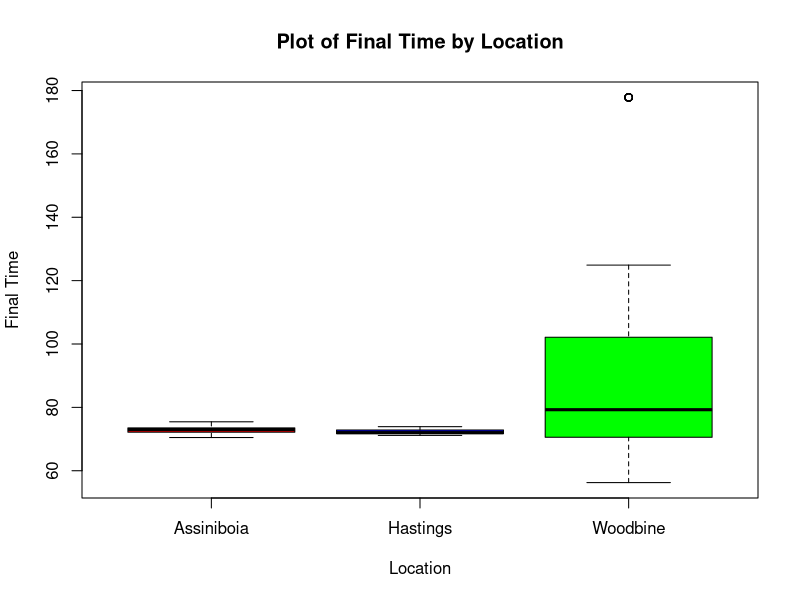

Generate this figure with R: (Note: this script raises an error after producing the figure.)

# Load the dataset
woodbine_data <- read.csv("HRN woodbine scraped data 2023-12-04.csv")

library(plyr)
library(tidyverse)
#Use ddply to summarize based on racecount and only display information that are 
#consistent per race
woodbine_race <- woodbine_data %>% ddply("racecount", summarize, 
                                         racecount = first(racecount),
                                         meet_location = first(meet_location),
                                         meet_wday = first(meet_wday),
                                         meet_mday = first(meet_mday),
                                         meet_year = first(meet_year),
                                         purse = first(purse),
                                         time_frac1 = first(time_frac1),
                                         time_frac2 = first(time_frac2),
                                         time_frac3 = first(time_frac3),
                                         time_frac4 = first(time_frac4),
                                         time_frac5 = first(time_frac5),
                                         time_final = first(time_final),
                                         track_length = first(track_length),
                                         track_type = first(track_type),
                                         race_class = first(race_class),
                                         dist_frac1 = first(dist_frac1),
                                         dist_frac2 = first(dist_frac2),
                                         dist_frac3 = first(dist_frac3),
                                         dist_frac4 = first(dist_frac4),
                                         dist_frac5 = first(dist_frac5))


# Display the first 3 rows of the new dataset
woodbine_race[1:3,]
##############################################################################################
#Average Race Final times
by(woodbine_race$time_final, woodbine_race$track_length, function(x) round(mean(x), 2)) %>% 
  knitr::kable(col.names = c("Track Length", "Mean Time"))
###############################################################################################
woodbine_data %>% mutate(rounded_odds = round(horse_odds_decimal)) %>% 
  ddply("rounded_odds", summarize,
        Mean_Time = round(mean(horse_place == 2, na.rm = TRUE), 3)) %>% 
  knitr::kable(col.names = c("Odds", "Probability"))

#######################################################################################
sample1 <- woodbine_race %>%
  filter(track_type != "All Weather Track" & track_length == "6F")

# Create sample2
sample2 <- woodbine_race %>%
  filter(track_type == "All Weather Track" & track_length == "6F")

# Perform t-test
t.test(sample1$time_final, sample2$time_final)

#There is no statistically significant difference in average finish times at the 0.05 level.

#############################################################################################################
#Read the Hastings and Assiniboia Race data
hastings_data <- read.csv("HRN hastings scraped data 2023-12-04.csv")
assiniboia_data <- read.csv("HRN assiniboia scraped data 2023-12-04.csv")
#Only use the final time for races where track length is 6F for all three locations
assiniboia_race <- assiniboia_data[assiniboia_data$track_length == "6F", "time_final"]
hastings_race <- hastings_data[hastings_data$track_length == "6F", "time_final"]
woodbine_race <- woodbine_data[woodbine_data$track_length == "6F", "time_final"]
#Create a list containing all three locations
all_data <- list(assiniboia_race, hastings_race, woodbine_race)
#Plot these finish times using a box plot
boxplot(all_data, col = c("red", "blue", "green"), main = "Plot of Final Time by Location",
        xlab = "Location", ylab = "Final Time", names = c("Assiniboia", "Hastings", "Woodbine"))
  #################################################################################
#Create a dataframe consisting of the name of horses and the number of wins
winning_horse <- woodbine_data[woodbine_data$horse_place == 1 
                               & !is.na(woodbine_data$horse_place),] %>% 
  ddply("horse_name",summarize, wins=length(racecount)) %>% 
  arrange(desc(wins))
#Top 5 winning horses need to be added into a table
head(winning_horse, 5) %>%
  knitr::kable(col.names = c("Horse", "Wins"))
#######################################################################################
#Create dataframe with horse information and new column with number of horses
modified_data <- woodbine_data[, c("racecount","horse_name","horse_place","purse")] %>%
  drop_na(horse_place)%>%
  group_by(racecount) %>%
  mutate(num_horses = sum(!horse_place %in% c(1, 2, 3)))

#Add new column (prizes) which calculates each horse's prize money
prizes <- modified_data %>%
  mutate(prize = ifelse(horse_place == 1, 0.6 * purse, 
                        ifelse(horse_place == 2, 0.2 * purse, 
                               ifelse(horse_place == 3, 0.1 * purse,
                                       0.1 * purse/num_horses))) ,)

#Calculate cumulative prizes for each horse and arrange in descending order
complete_prizes <- prizes %>% ddply("horse_name", summarize,Prize_Money = sum(prize)) %>% 
  arrange(desc(Prize_Money))
#Print 5 largest earned prizes in a table
head(complete_prices, 5) %>%
  knitr::kable(col.names = c("Horse", "Prize Money"))
######################################################################################


library(stringr)

convert_to_yards_regex <- function(distance_string) {
  match_result1 <- str_match(distance_string, "^(\\d+)([MF])$")
  match_result2 <- str_match(distance_string, "^(\\d+)\\s(\\d+)/(\\d+)([MF])$")
  match_result3 <- str_match(distance_string, "^(\\d+)([MF])\\s(\\d+)[Y]$")
  if (!is.na(match_result1[,1])) {
    numeric_value <- as.numeric(match_result1[, 2])
    unit <- as.character(match_result1[, 3])
    yards <- 0
  }
  else if (!is.na(match_result2[,1])) {
    # Handle the case with a space, a '/', and a second number
    numerator <- as.numeric(match_result2[, 3])
    denominator <- as.numeric(match_result2[, 4])
    numeric_value <- as.numeric(match_result2[, 2]) + (numerator / denominator)
    unit <- as.character(match_result2[, 5])
    yards <- 0
  }
  else if (!is.na(match_result3[,1])) {
    # Handle the case with a space, a '/', and a second number
    yards <- as.numeric(match_result3[, 4])
    numeric_value <- as.numeric(match_result3[, 2])
    unit <- as.character(match_result3[, 3])
  }
    
    if (unit == "F") {
      # Convert furlongs to yards (1 Furlong = 220 yards)
      return((numeric_value * 220) + yards)
    } 
    else if (unit == "M") {
      # Convert miles to yards (1 Mile = 1760 yards)
      return((numeric_value * 1760)+ yards)
    }
}


woodbine_tracks <- woodbine_data %>%
  rowwise() %>%
  mutate(track_length_yards = convert_to_yards_regex(track_length)) %>%
  ungroup()

woodbine_tracks_filtered <- woodbine_tracks%>%
  filter(!is.na(track_length_yards) & track_length_yards >= 990 & track_length_yards <= 2750)

plot <- ddply(woodbine_tracks_filtered, "track_length_yards",summarise,
               AvgTime = mean(time_frac2, na.rm=T))
cplot <- ggplot(data = plot, aes(x = track_length_yards, y = AvgTime)) +
  geom_line(color = "red", size = 1.5) +
  geom_point(shape = 17, color = "yellow", size = 2) +
  theme_minimal() +
  labs(title = "Broken Line Plot",
       x = "Length [Yards]",
       y = "Time Fraction 2")
print(cplot)
##################################################################################################
#Quadratic Model
model <- lm(AvgTime ~ poly(track_length_yards, degree = 2, raw = TRUE), data = plot)

cat("\n Coefficients:\n", coef(model),
    "\n Residual Standard Error: ", summary(model)$sigma, 
    "\n R-squared: ", summary(model)$r.squared, "\n")
#Summary of model
summary(model)
